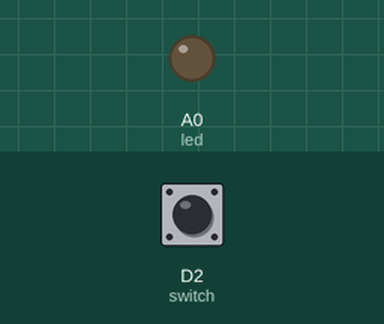
This program was run on a simulated CircuitPython board. Shown: output pins drawn as LEDs (lit = HIGH). The inputs (shaded band) are chosen by the test bench; at power-on: D2 (switch) LOW.

Above: at 1.2 s.
1.3 s: D2 (switch) pulled HIGH for 0.15 s
At 1.37 s:
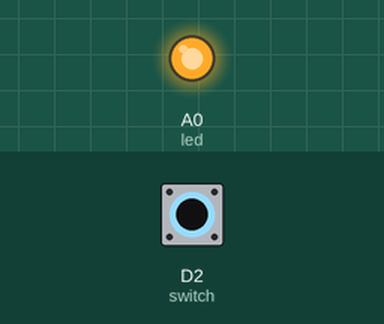
2.9 s: D2 (switch) pulled HIGH for 3.2 s
At 7.3 s:
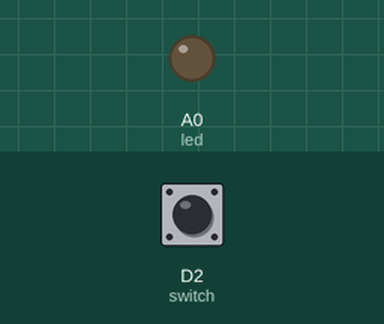
Timing chart, 0 to 8.8 s (numbered marks = the images above; inputs shaded):
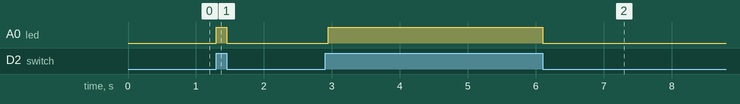

Measured:
- after the input at 1.3 s, A0 (led): LOW → HIGH at once, → LOW 0.15 s later
- after the input at 2.9 s, A0 (led): LOW → HIGH after 0.05 s, → LOW 3.1 s later

The program:

extension_switch.py
```python
import board
import digitalio
import time

led = digitalio.DigitalInOut(board.A0)
led.direction = digitalio.Direction.OUTPUT

switch = digitalio.DigitalInOut(board.D2)
switch.direction = digitalio.Direction.INPUT
switch.pull = digitalio.Pull.DOWN

while True:
    if switch.value:
        led.value = True
    else:
        led.value = False
        time.sleep(0.1)
```
